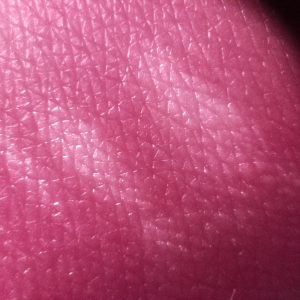
#> input picture red.jpg, 300 x 300 px, found by its file name
$ python histogram.py
#> lines starting #> are read from the running program, lines starting #| are printed output that depends on the picture
import numpy as np
import skimage.color
import skimage.io
import matplotlib.pyplot as plt

image = skimage.io.imread(fname = '/home/pi/SD/red.jpg',as_gray = True)
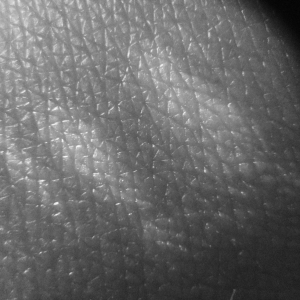
#> image: shape (300, 300) float64; min 0.0133, max 0.961, mean 0.413

fig,ax = plt.subplots(2)
ax[0].imshow(image, cmap='gray')

histogram, bin_edges = np.histogram(image,bins = 256,range=(0,1))
#> histogram = 256 values, max 916 at index 124, min 0 at index 0, mean 351.6; bin_edges = 257 values from 0 to 1
ax[1].plot(bin_edges[0:-1],histogram)
plt.show()
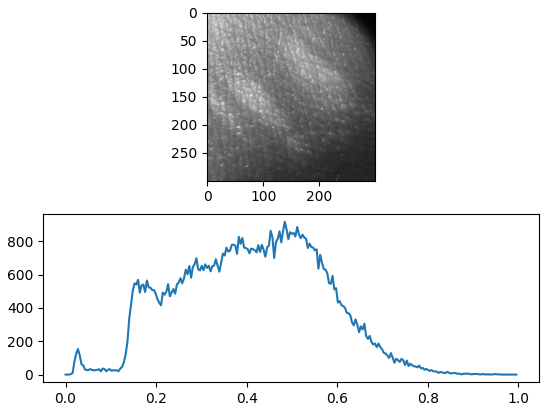
#> figure drawn by matplotlib, 2 panels; panel 2: curve peaks at x = 0.484, y = 916

$ run again, with nir.jpg copied over red.jpg
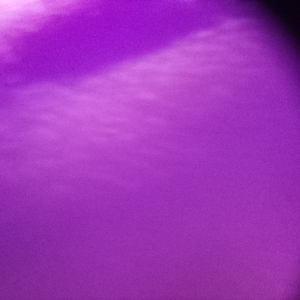
#> input picture nir.jpg, 300 x 300 px, found by its file name
#> `image = skimage.io.imread(fname = '/home/pi/SD/red.jpg',as_gray = True)`:
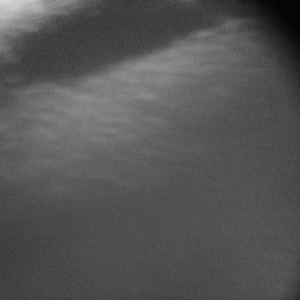
#> image: shape (300, 300) float64; min 0.0123, max 0.86, mean 0.334
#> histogram = 256 values, max 3467 at index 80, min 0 at index 0, mean 351.6; bin_edges = 257 values from 0 to 1
#> `plt.show()`:
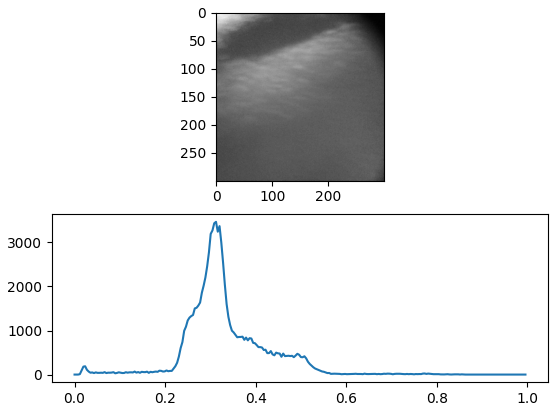
#> figure drawn by matplotlib, 2 panels; panel 2: curve peaks at x = 0.312, y = 3467
